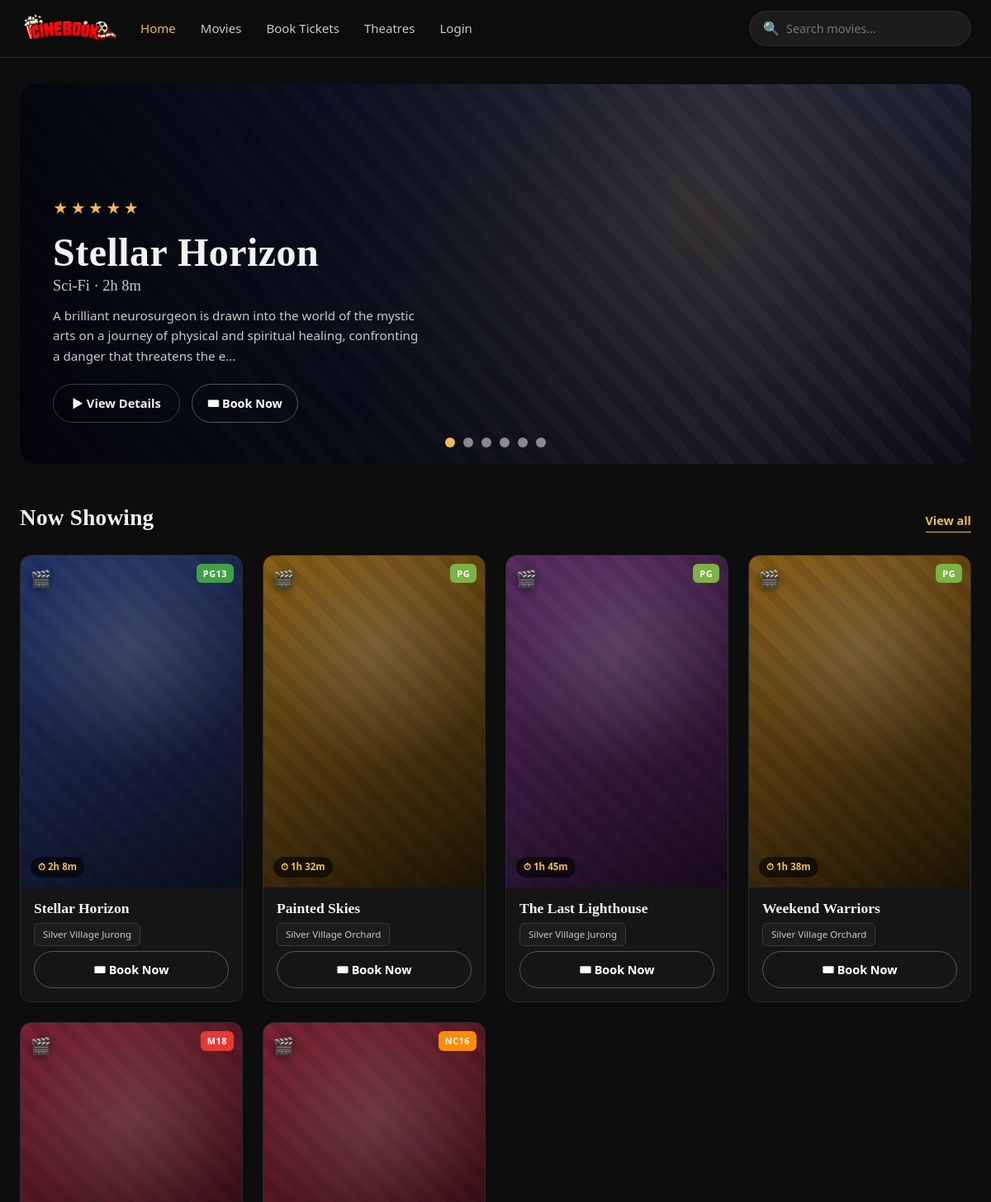
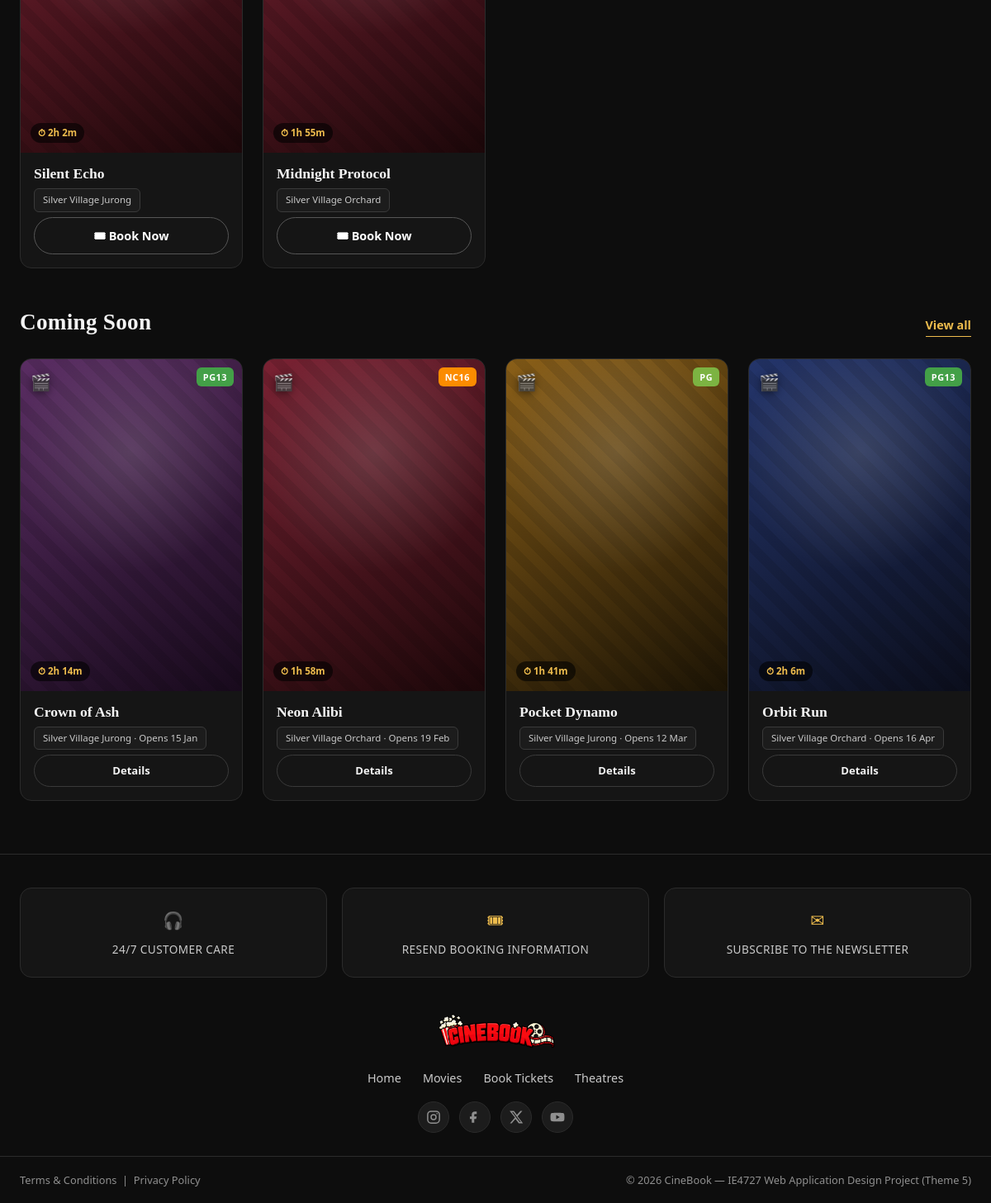
The page / on the database its author committed (2 pictures, top to bottom).
### tables this page shows
CREATE TABLE movie (
    Movie_ID INT AUTO_INCREMENT PRIMARY KEY,
    Location VARCHAR(150),
    Date DATE,
    Showtime TIME,
    Description TEXT,
    Title VARCHAR(150) NOT NULL,
    Poster VARCHAR(255) NOT NULL DEFAULT '',
    Backdrop VARCHAR(255) NOT NULL DEFAULT '',
    Trailer_File VARCHAR(255) NULL DEFAULT NULL,
    Genre VARCHAR(80),
    Duration_Min INT,
    Certificate VARCHAR(10) DEFAULT 'PG',
    Stars TINYINT DEFAULT 4,
    Status VARCHAR(20) DEFAULT 'showing',
    Cinema_ID INT,
    FOREIGN KEY (Cinema_ID) REFERENCES cinema(Cinema_ID)
);

CREATE TABLE cinema (
    Cinema_ID INT AUTO_INCREMENT PRIMARY KEY,
    Cinema_Name VARCHAR(100) NOT NULL,
    Cinema_Cont VARCHAR(20),
    Bran_ID INT,
    FOREIGN KEY (Bran_ID) REFERENCES branch(Bran_ID)
);

### index.php (the view, shortened to what this page needs)
<?php
require_once 'includes/db_connect.php';
include 'includes/header.php';
$showing = $conn->query(
    "SELECT m.Movie_ID, m.Title, m.Genre, m.Duration_Min, m.Date, m.Showtime,
            m.Description, m.Certificate, m.Stars, m.Poster, m.Backdrop, c.Cinema_Name
     FROM movie m LEFT JOIN cinema c ON m.Cinema_ID = c.Cinema_ID
     WHERE m.Status = 'showing'
       AND m.Movie_ID IN (SELECT MIN(Movie_ID) FROM movie WHERE Status='showing' GROUP BY Title)
     ORDER BY m.Stars DESC, m.Date ASC"
);
$showingRows = $showing ? $showing->fetch_all(MYSQLI_ASSOC) : [];
$featuredMovies = $showingRows;
$coming = $conn->query(
    "SELECT m.Movie_ID, m.Title, m.Genre, m.Duration_Min, m.Date, m.Showtime,
            m.Description, m.Certificate, m.Stars, m.Poster, m.Backdrop, c.Cinema_Name
     FROM movie m LEFT JOIN cinema c ON m.Cinema_ID = c.Cinema_ID
     WHERE m.Status = 'coming'
       AND m.Movie_ID IN (SELECT MIN(Movie_ID) FROM movie WHERE Status='coming' GROUP BY Title)
     ORDER BY m.Date ASC"
);
?>
<?php if ($featuredMovies): ?>
<section class="hero-carousel">
<?php foreach ($featuredMovies as $index => $movie): ?>
<div class="hero-slide <?php echo $index == 0 ? 'active' : ''; ?>">
    <div class="hero-feature<?php echo poster_has_img($movie['Poster']); ?>"
         data-genre="<?php echo htmlspecialchars($movie['Genre']); ?>"
         <?php echo backdrop_style($movie['Backdrop']); ?>>
        <div class="hero-content">
            <div class="hero-stars">
                <?php echo starRating($movie['Stars']); ?>
            </div>
            <h1 class="hero-title">
                <?php echo htmlspecialchars($movie['Title']); ?>
            </h1>
            <p class="hero-sub">
                <?php echo htmlspecialchars($movie['Genre']); ?>
                ·
                <?php echo formatDuration($movie['Duration_Min']); ?>
            </p>
            <p class="hero-desc">
                <?php echo htmlspecialchars(
                    mb_strimwidth($movie['Description'],0,160,'...')
                ); ?>
            </p>
            <div class="hero-actions">
                <a href="movie_details.php?id=<?php echo $movie['Movie_ID']; ?>"
                class="btn btn-ghost">
                    ▶ View Details
                </a>
                <a href="booking.php?movie_id=<?php echo $movie['Movie_ID']; ?>" class="book-now-btn">
                    🎟 Book Now
                </a>
            </div>
        </div>
    </div>
</div>
<?php endforeach; ?>
<div class="hero-dots">
<?php foreach($featuredMovies as $index=>$movie): ?>
<span class="dot <?php echo $index==0?'active':'';?>"></span>
<?php endforeach; ?>
</div>
</section>
<?php endif; ?>
<div class="section-head">
    <h2>Now Showing</h2>
    <a href="movies.php" class="view-all">View all</a>
</div>
<div class="movie-grid">
<?php if ($showingRows): ?>
    <?php foreach ($showingRows as $row): ?>
        <div class="movie-card">
            <a class="poster<?php echo poster_has_img($row['Poster']); ?>" data-genre="<?php echo htmlspecialchars($row['Genre']); ?>"<?php echo poster_style($row['Poster']); ?>
               href="movie_details.php?id=<?php echo $row['Movie_ID']; ?>">
                <?php echo cert_badge($row['Certificate']); ?>
                <span class="dur-pill">&#9201; <?php echo formatDuration($row['Duration_Min']); ?></span>
            </a>
            <div class="movie-card-foot">
                <a class="mc-title" href="movie_details.php?id=<?php echo $row['Movie_ID']; ?>"><?php echo htmlspecialchars($row['Title']); ?></a>
                <div class="mc-location"><?php echo htmlspecialchars($row['Cinema_Name']); ?></div>
                <a href="booking.php?movie_id=<?php echo $row['Movie_ID']; ?>" class="book-now-btn">
                    🎟 Book Now
                </a>
            </div>
        </div>
    <?php endforeach; ?>
<?php else: ?>
    <div class="empty-state"><div class="big">&#127909;</div><p>No movies showing right now. Please check back soon.</p></div>
<?php endif; ?>
</div>
<div class="section-head">
    <h2>Coming Soon</h2>
    <a href="movies.php" class="view-all">View all</a>
</div>
<div class="movie-grid">
<?php if ($coming && $coming->num_rows > 0): ?>
    <?php while ($row = $coming->fetch_assoc()): ?>
        <div class="movie-card">
            <a class="poster<?php echo poster_has_img($row['Poster']); ?>" data-genre="<?php echo htmlspecialchars($row['Genre']); ?>"<?php echo poster_style($row['Poster']); ?>
               href="movie_details.php?id=<?php echo $row['Movie_ID']; ?>">
                <?php echo cert_badge($row['Certificate']); ?>
                <span class="dur-pill">&#9201; <?php echo formatDuration($row['Duration_Min']); ?></span>
            </a>
            <div class="movie-card-foot">
                <a class="mc-title" href="movie_details.php?id=<?php echo $row['Movie_ID']; ?>"><?php echo htmlspecialchars($row['Title']); ?></a>
                <div class="mc-location"><?php echo htmlspecialchars($row['Cinema_Name']); ?> &middot; Opens <?php echo date("d M", strtotime($row['Date'])); ?></div>
                <a href="movie_details.php?id=<?php echo $row['Movie_ID']; ?>" class="btn btn-sm btn-ghost">Details</a>
            </div>
        </div>
    <?php endwhile; ?>
<?php else: ?>
    <div class="empty-state"><p>No upcoming movies announced yet.</p></div>
<?php endif; ?>
</div>
<?php include 'includes/footer.php'; $conn->close(); ?>

### includes/functions.php (shortened to what this page needs)
<?php
function poster_file($poster) {
    $poster = trim((string) $poster);
    return '';
}
function poster_has_img($poster) {
    return poster_file($poster) !== '' ? ' has-img' : '';
}
function poster_style($poster) {
    $f = poster_file($poster);
    if ($f === '') return '';
    return ' style="background-image:url(\'images/posters/' . htmlspecialchars(rawurlencode($f)) . '\')"';
}
function backdrop_style($file)
{
    $path = __DIR__ . '/../images/backdrops/' . $file;
    return '';
}
function cert_badge($cert) {
    $cert = trim((string) $cert);
    $cls = preg_replace('/[^A-Z0-9]/', '', strtoupper($cert));
    return '<span class="cert-badge cert-' . $cls . '">' . htmlspecialchars($cert) . '</span>';
}

### rows shown on the page
movie: Stars "★★★★★", Title "Stellar Horizon", Genre "Sci-Fi", Duration_Min "2h 8m", Description "A brilliant neurosurgeon is drawn into the world of the mystic arts on a journey of physical and spiritual healing, confronting a danger that threatens the e...", Certificate "PG13", Cinema_ID.Cinema_Name "Silver Village Jurong"
movie: Certificate "PG", Duration_Min "1h 32m", Title "Painted Skies", Cinema_ID.Cinema_Name "Silver Village Orchard"
movie: Certificate "PG", Duration_Min "1h 45m", Title "The Last Lighthouse", Cinema_ID.Cinema_Name "Silver Village Jurong"
movie: Certificate "PG", Duration_Min "1h 38m", Title "Weekend Warriors", Cinema_ID.Cinema_Name "Silver Village Orchard"
movie: Certificate "M18", Duration_Min "2h 2m", Title "Silent Echo", Cinema_ID.Cinema_Name "Silver Village Jurong"
movie: Certificate "NC16", Duration_Min "1h 55m", Title "Midnight Protocol", Cinema_ID.Cinema_Name "Silver Village Orchard"
movie: Certificate "PG13", Duration_Min "2h 14m", Title "Crown of Ash", Cinema_ID.Cinema_Name "Silver Village Jurong", Date "15 Jan"
movie: Certificate "NC16", Duration_Min "1h 58m", Title "Neon Alibi", Cinema_ID.Cinema_Name "Silver Village Orchard", Date "19 Feb"
movie: Certificate "PG", Duration_Min "1h 41m", Title "Pocket Dynamo", Cinema_ID.Cinema_Name "Silver Village Jurong", Date "12 Mar"
movie: Certificate "PG13", Duration_Min "2h 6m", Title "Orbit Run", Cinema_ID.Cinema_Name "Silver Village Orchard", Date "16 Apr"
